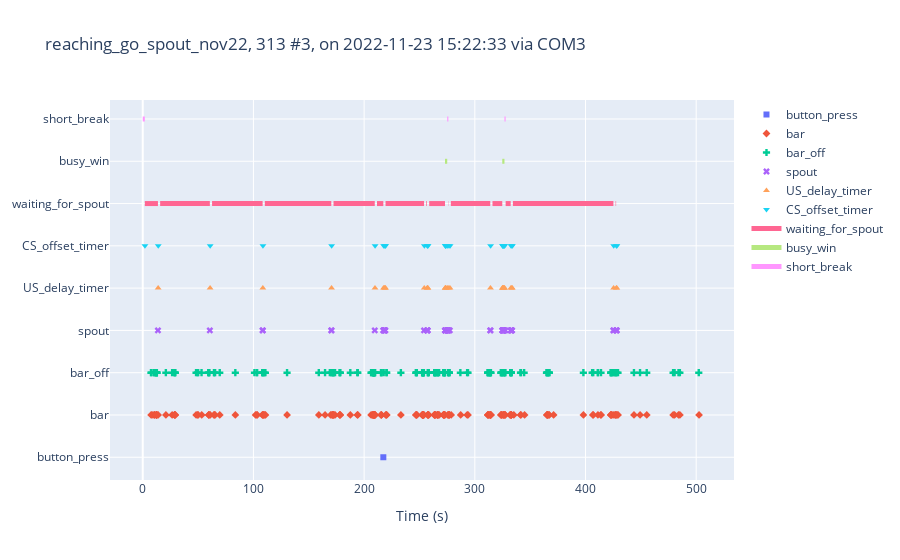
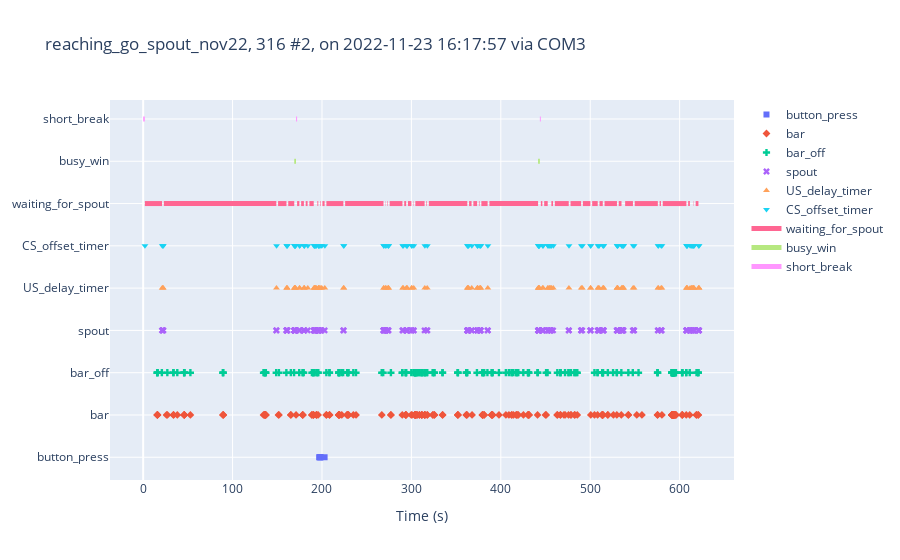
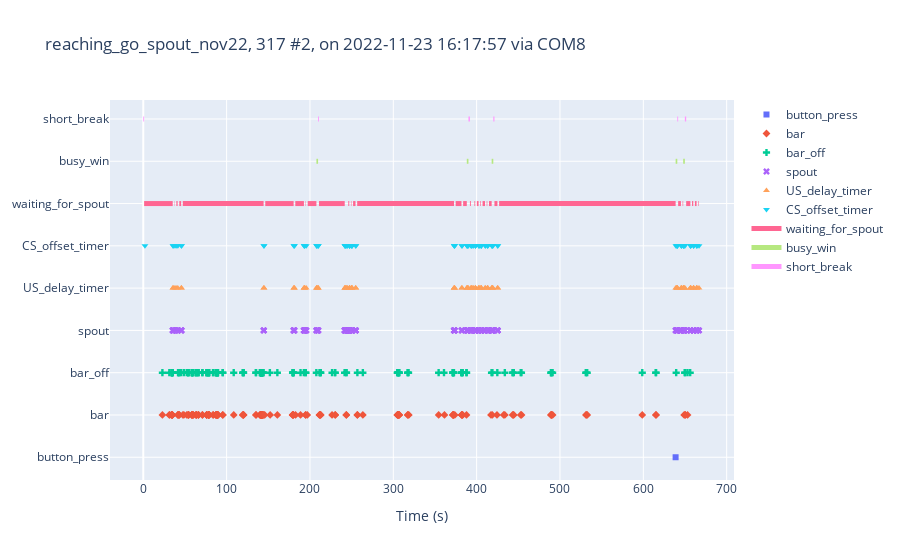
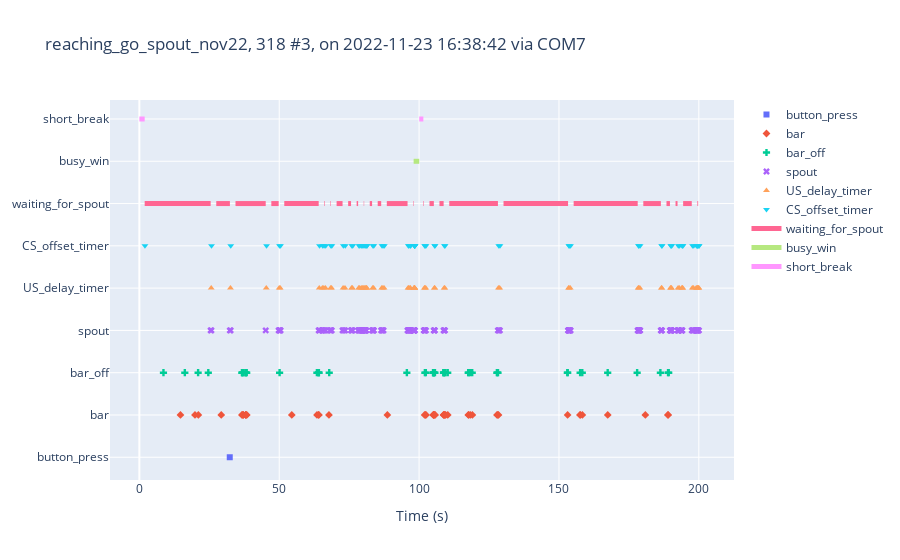

Notebook cell for these charts, in order:
### Markdown cell above
#TODO JC314L-2022-11-24-111452_reaching_go_spout_bar_nov22.smrx is broken without error

### Code cell
keys = [ 'button_press', 'bar', 'bar_off', 'spout', 'US_delay_timer', 'CS_offset_timer']
state_def = [{'name': 'waiting_for_spout', 
    'onset': 'waiting_for_spout',
    'offset': 'busy_win'},
    {'name': 'busy_win', 
    'onset': 'busy_win',
    'offset': 'short_break'},
    {'name': 'short_break', 
    'onset': 'short_break', 
    'offset': 'waiting_for_spout'}]

summary_df = pd.DataFrame()

for ss in exp_cohort.sessions:
    smrxname = re.sub('\.txt', f'_{ss.task_name}.smrx', ss.file_name)
    print(smrxname)

    ss.plot_session(
        keys, state_def, export_son=True, son_filename= smrxname)

    summary_df = summary_df.append({
        'file':ss.file_name,
        'task':ss.task_name,
        'spout': len(ss.times['spout']),
        'busy_win': len(ss.times['busy_win'])},
        ignore_index=True)

### Figure 1 — Plotly figure (JSON) as saved in the notebook; plotly's stock layout.template omitted (floating-point values rounded to 4 significant figures; data arrays with more than 128 entries replaced by an {"elided": "..."} marker saying what was removed)
{"data": [{"marker": {"symbol": "square"}, "mode": "markers", "name": "button_press", "type": "scatter", "x": [217.3], "y": ["button_press"]}, {"marker": {"symbol": "diamond"}, "mode": "markers", "name": "bar", "type": "scatter", "x": {"elided": "183 float values"}, "y": {"elided": "183 str values"}}, {"marker": {"symbol": "cross"}, "mode": "markers", "name": "bar_off", "type": "scatter", "x": {"elided": "183 float values"}, "y": {"elided": "183 str values"}}, {"marker": {"symbol": "x"}, "mode": "markers", "name": "spout", "type": "scatter", "x": [13.73, 60.63, 108.3, 108.5, 170.4, 170.6, 209.6, 217.3, 217.6, 218.3, 218.5, 218.7, 218.9, 219.1, 254.1, 256.8, 257.1, 257.3, 257.4, 273.1, 273.2, 273.4, 273.6, 273.6, 275.0, 275.3, 275.3, 275.3, 276.1, 276.3, 277.4, 314.0, 314.2, 324.8, 325.0, 325.3, 325.4, 325.6, 325.9, 326.1, 326.3, 326.7, 327.6, 332.4, 332.6, 333.2, 333.4, 333.6, 425.2, 425.4, 427.6, 428.0, 428.2], "y": ["spout", "spout", "spout", "spout", "spout", "spout", "spout", "spout", "spout", "spout", "spout", "spout", "spout", "spout", "spout", "spout", "spout", "spout", "spout", "spout", "spout", "spout", "spout", "spout", "spout", "spout", "spout", "spout", "spout", "spout", "spout", "spout", "spout", "spout", "spout", "spout", "spout", "spout", "spout", "spout", "spout", "spout", "spout", "spout", "spout", "spout", "spout", "spout", "spout", "spout", "spout", "spout", "spout"]}, {"marker": {"symbol": "triangle-up"}, "mode": "markers", "name": "US_delay_timer", "type": "scatter", "x": [13.93, 60.84, 108.5, 170.6, 209.8, 217.6, 218.5, 218.9, 219.3, 254.3, 257.0, 257.3, 257.6, 273.3, 273.4, 273.8, 273.8, 275.2, 276.5, 277.6, 314.2, 325.0, 325.2, 325.5, 325.6, 326.1, 326.5, 326.9, 332.6, 333.4, 333.8, 425.4, 427.8, 428.2], "y": ["US_delay_timer", "US_delay_timer", "US_delay_timer", "US_delay_timer", "US_delay_timer", "US_delay_timer", "US_delay_timer", "US_delay_timer", "US_delay_timer", "US_delay_timer", "US_delay_timer", "US_delay_timer", "US_delay_timer", "US_delay_timer", "US_delay_timer", "US_delay_timer", "US_delay_timer", "US_delay_timer", "US_delay_timer", "US_delay_timer", "US_delay_timer", "US_delay_timer", "US_delay_timer", "US_delay_timer", "US_delay_timer", "US_delay_timer", "US_delay_timer", "US_delay_timer", "US_delay_timer", "US_delay_timer", "US_delay_timer", "US_delay_timer", "US_delay_timer", "US_delay_timer"]}, {"marker": {"symbol": "triangle-down"}, "mode": "markers", "name": "CS_offset_timer", "type": "scatter", "x": [2, 14.03, 60.94, 108.6, 170.7, 209.9, 217.7, 218.6, 219.0, 219.4, 254.4, 257.1, 257.4, 257.7, 273.4, 273.5, 273.9, 273.9, 275.3, 276.6, 277.7, 314.3, 325.1, 325.3, 325.6, 325.7, 326.2, 326.6, 327.0, 332.7, 333.5, 333.9, 425.5, 427.9, 428.3], "y": ["CS_offset_timer", "CS_offset_timer", "CS_offset_timer", "CS_offset_timer", "CS_offset_timer", "CS_offset_timer", "CS_offset_timer", "CS_offset_timer", "CS_offset_timer", "CS_offset_timer", "CS_offset_timer", "CS_offset_timer", "CS_offset_timer", "CS_offset_timer", "CS_offset_timer", "CS_offset_timer", "CS_offset_timer", "CS_offset_timer", "CS_offset_timer", "CS_offset_timer", "CS_offset_timer", "CS_offset_timer", "CS_offset_timer", "CS_offset_timer", "CS_offset_timer", "CS_offset_timer", "CS_offset_timer", "CS_offset_timer", "CS_offset_timer", "CS_offset_timer", "CS_offset_timer", "CS_offset_timer", "CS_offset_timer", "CS_offset_timer", "CS_offset_timer"]}, {"line": {"width": 5}, "mode": "lines", "name": "waiting_for_spout", "type": "scatter", "x": [1.883, 13.73, null, 15.73, 60.63, null, 62.64, 108.3, null, 110.3, 170.4, null, 172.4, 209.6, null, 211.6, 217.4, null, 219.4, 254.1, null, 256.1, 256.8, null, 258.8, 273.1, null, 276.1, 276.3, null, 278.3, 314.0, null, 316.0, 324.8, null, 327.8, 332.4, null, 334.4, 425.2, null, 427.2, 427.6, null], "y": ["waiting_for_spout", "waiting_for_spout", "waiting_for_spout", "waiting_for_spout", "waiting_for_spout", "waiting_for_spout", "waiting_for_spout", "waiting_for_spout", "waiting_for_spout", "waiting_for_spout", "waiting_for_spout", "waiting_for_spout", "waiting_for_spout", "waiting_for_spout", "waiting_for_spout", "waiting_for_spout", "waiting_for_spout", "waiting_for_spout", "waiting_for_spout", "waiting_for_spout", "waiting_for_spout", "waiting_for_spout", "waiting_for_spout", "waiting_for_spout", "waiting_for_spout", "waiting_for_spout", "waiting_for_spout", "waiting_for_spout", "waiting_for_spout", "waiting_for_spout", "waiting_for_spout", "waiting_for_spout", "waiting_for_spout", "waiting_for_spout", "waiting_for_spout", "waiting_for_spout", "waiting_for_spout", "waiting_for_spout", "waiting_for_spout", "waiting_for_spout", "waiting_for_spout", "waiting_for_spout", "waiting_for_spout", "waiting_for_spout", "waiting_for_spout"]}, {"line": {"width": 5}, "mode": "lines", "name": "busy_win", "type": "scatter", "x": [273.1, 275.1, null, 324.8, 326.8, null], "y": ["busy_win", "busy_win", "busy_win", "busy_win", "busy_win", "busy_win"]}, {"line": {"width": 5}, "mode": "lines", "name": "short_break", "type": "scatter", "x": [0, 1.883, null, 275.1, 276.1, null, 326.8, 327.8, null], "y": ["short_break", "short_break", "short_break", "short_break", "short_break", "short_break", "short_break", "short_break", "short_break"]}], "layout": {"autosize": true, "title": {"text": "reaching_go_spout_nov22, 313 #3, on 2022-11-23 15:22:33 via COM3"}, "xaxis": {"autorange": true, "range": [-30.66, 535.2], "title": {"text": "Time (s)"}, "type": "linear"}, "yaxis": {"autorange": true, "fixedrange": true, "range": [-0.6445, 8.455], "type": "category"}}}

### Figure 2 — Plotly figure (JSON) as saved in the notebook; plotly's stock layout.template omitted (floating-point values rounded to 4 significant figures; data arrays with more than 128 entries replaced by an {"elided": "..."} marker saying what was removed)
{"data": [{"marker": {"symbol": "square"}, "mode": "markers", "name": "button_press", "type": "scatter", "x": [196.9, 197.5, 198.0, 198.5, 202.9], "y": ["button_press", "button_press", "button_press", "button_press", "button_press"]}, {"marker": {"symbol": "diamond"}, "mode": "markers", "name": "bar", "type": "scatter", "x": {"elided": "197 float values"}, "y": {"elided": "197 str values"}}, {"marker": {"symbol": "cross"}, "mode": "markers", "name": "bar_off", "type": "scatter", "x": {"elided": "198 float values"}, "y": {"elided": "198 str values"}}, {"marker": {"symbol": "x"}, "mode": "markers", "name": "spout", "type": "scatter", "x": {"elided": "179 float values"}, "y": {"elided": "179 str values"}}, {"marker": {"symbol": "triangle-up"}, "mode": "markers", "name": "US_delay_timer", "type": "scatter", "x": [21.34, 21.94, 22.44, 149.1, 160.5, 160.8, 161.2, 169.2, 169.3, 169.6, 169.9, 170.1, 170.3, 174.9, 175.0, 180.0, 180.0, 180.2, 184.1, 191.0, 191.7, 191.8, 192.0, 193.0, 193.1, 193.4, 196.0, 196.1, 196.6, 197.2, 198.7, 199.8, 203.1, 224.1, 224.4, 269.0, 269.1, 271.3, 271.4, 273.9, 274.3, 274.5, 290.2, 290.9, 294.3, 295.1, 295.2, 300.2, 300.5, 302.6, 315.0, 317.7, 362.7, 362.8, 363.7, 363.8, 367.5, 373.7, 374.0, 374.2, 376.4, 377.4, 377.4, 385.5, 441.9, 442.2, 442.4, 442.5, 442.9, 443.0, 446.7, 447.3, 452.7, 452.8, 454.8, 454.9, 456.2, 456.3, 458.6, 476.2, 490.0, 491.1, 500.4, 500.5, 508.6, 509.5, 509.9, 514.2, 514.7, 515.1, 530.1, 530.1, 530.5, 530.8, 535.2, 535.7, 536.4, 537.1, 537.3, 548.0, 549.0, 575.8, 576.2, 579.3, 580.1, 607.7, 607.8, 608.3, 608.4, 611.7, 613.5, 613.8, 614.2, 615.5, 615.6, 616.1, 621.2, 621.6, 621.7], "y": ["US_delay_timer", "US_delay_timer", "US_delay_timer", "US_delay_timer", "US_delay_timer", "US_delay_timer", "US_delay_timer", "US_delay_timer", "US_delay_timer", "US_delay_timer", "US_delay_timer", "US_delay_timer", "US_delay_timer", "US_delay_timer", "US_delay_timer", "US_delay_timer", "US_delay_timer", "US_delay_timer", "US_delay_timer", "US_delay_timer", "US_delay_timer", "US_delay_timer", "US_delay_timer", "US_delay_timer", "US_delay_timer", "US_delay_timer", "US_delay_timer", "US_delay_timer", "US_delay_timer", "US_delay_timer", "US_delay_timer", "US_delay_timer", "US_delay_timer", "US_delay_timer", "US_delay_timer", "US_delay_timer", "US_delay_timer", "US_delay_timer", "US_delay_timer", "US_delay_timer", "US_delay_timer", "US_delay_timer", "US_delay_timer", "US_delay_timer", "US_delay_timer", "US_delay_timer", "US_delay_timer", "US_delay_timer", "US_delay_timer", "US_delay_timer", "US_delay_timer", "US_delay_timer", "US_delay_timer", "US_delay_timer", "US_delay_timer", "US_delay_timer", "US_delay_timer", "US_delay_timer", "US_delay_timer", "US_delay_timer", "US_delay_timer", "US_delay_timer", "US_delay_timer", "US_delay_timer", "US_delay_timer", "US_delay_timer", "US_delay_timer", "US_delay_timer", "US_delay_timer", "US_delay_timer", "US_delay_timer", "US_delay_timer", "US_delay_timer", "US_delay_timer", "US_delay_timer", "US_delay_timer", "US_delay_timer", "US_delay_timer", "US_delay_timer", "US_delay_timer", "US_delay_timer", "US_delay_timer", "US_delay_timer", "US_delay_timer", "US_delay_timer", "US_delay_timer", "US_delay_timer", "US_delay_timer", "US_delay_timer", "US_delay_timer", "US_delay_timer", "US_delay_timer", "US_delay_timer", "US_delay_timer", "US_delay_timer", "US_delay_timer", "US_delay_timer", "US_delay_timer", "US_delay_timer", "US_delay_timer", "US_delay_timer", "US_delay_timer", "US_delay_timer", "US_delay_timer", "US_delay_timer", "US_delay_timer", "US_delay_timer", "US_delay_timer", "US_delay_timer", "US_delay_timer", "US_delay_timer", "US_delay_timer", "US_delay_timer", "US_delay_timer", "US_delay_timer", "US_delay_timer", "US_delay_timer", "US_delay_timer", "US_delay_timer"]}, {"marker": {"symbol": "triangle-down"}, "mode": "markers", "name": "CS_offset_timer", "type": "scatter", "x": [2, 21.44, 22.04, 22.54, 149.2, 160.6, 160.9, 161.3, 169.3, 169.4, 169.7, 170.0, 170.2, 170.4, 175.0, 175.1, 180.1, 180.1, 180.3, 184.2, 191.1, 191.8, 191.9, 192.1, 193.1, 193.2, 193.5, 196.1, 196.2, 196.7, 197.3, 198.8, 199.9, 203.2, 224.2, 224.5, 269.1, 269.2, 271.4, 271.5, 274.0, 274.4, 274.6, 290.3, 291.0, 294.4, 295.2, 295.3, 300.3, 300.6, 302.7, 315.1, 317.8, 362.8, 362.9, 363.8, 363.9, 367.6, 373.8, 374.1, 374.3, 376.5, 377.5, 377.5, 385.6, 442.0, 442.3, 442.5, 442.6, 443.0, 443.1, 446.8, 447.4, 452.8, 452.9, 454.9, 455.0, 456.3, 456.4, 458.7, 476.3, 490.1, 491.2, 500.5, 500.6, 508.7, 509.6, 510.0, 514.3, 514.8, 515.2, 530.2, 530.2, 530.6, 530.9, 535.3, 535.8, 536.5, 537.2, 537.4, 548.1, 549.1, 575.9, 576.3, 579.4, 580.2, 607.8, 607.9, 608.4, 608.5, 611.8, 613.6, 613.9, 614.3, 615.6, 615.7, 616.2, 621.3, 621.7], "y": ["CS_offset_timer", "CS_offset_timer", "CS_offset_timer", "CS_offset_timer", "CS_offset_timer", "CS_offset_timer", "CS_offset_timer", "CS_offset_timer", "CS_offset_timer", "CS_offset_timer", "CS_offset_timer", "CS_offset_timer", "CS_offset_timer", "CS_offset_timer", "CS_offset_timer", "CS_offset_timer", "CS_offset_timer", "CS_offset_timer", "CS_offset_timer", "CS_offset_timer", "CS_offset_timer", "CS_offset_timer", "CS_offset_timer", "CS_offset_timer", "CS_offset_timer", "CS_offset_timer", "CS_offset_timer", "CS_offset_timer", "CS_offset_timer", "CS_offset_timer", "CS_offset_timer", "CS_offset_timer", "CS_offset_timer", "CS_offset_timer", "CS_offset_timer", "CS_offset_timer", "CS_offset_timer", "CS_offset_timer", "CS_offset_timer", "CS_offset_timer", "CS_offset_timer", "CS_offset_timer", "CS_offset_timer", "CS_offset_timer", "CS_offset_timer", "CS_offset_timer", "CS_offset_timer", "CS_offset_timer", "CS_offset_timer", "CS_offset_timer", "CS_offset_timer", "CS_offset_timer", "CS_offset_timer", "CS_offset_timer", "CS_offset_timer", "CS_offset_timer", "CS_offset_timer", "CS_offset_timer", "CS_offset_timer", "CS_offset_timer", "CS_offset_timer", "CS_offset_timer", "CS_offset_timer", "CS_offset_timer", "CS_offset_timer", "CS_offset_timer", "CS_offset_timer", "CS_offset_timer", "CS_offset_timer", "CS_offset_timer", "CS_offset_timer", "CS_offset_timer", "CS_offset_timer", "CS_offset_timer", "CS_offset_timer", "CS_offset_timer", "CS_offset_timer", "CS_offset_timer", "CS_offset_timer", "CS_offset_timer", "CS_offset_timer", "CS_offset_timer", "CS_offset_timer", "CS_offset_timer", "CS_offset_timer", "CS_offset_timer", "CS_offset_timer", "CS_offset_timer", "CS_offset_timer", "CS_offset_timer", "CS_offset_timer", "CS_offset_timer", "CS_offset_timer", "CS_offset_timer", "CS_offset_timer", "CS_offset_timer", "CS_offset_timer", "CS_offset_timer", "CS_offset_timer", "CS_offset_timer", "CS_offset_timer", "CS_offset_timer", "CS_offset_timer", "CS_offset_timer", "CS_offset_timer", "CS_offset_timer", "CS_offset_timer", "CS_offset_timer", "CS_offset_timer", "CS_offset_timer", "CS_offset_timer", "CS_offset_timer", "CS_offset_timer", "CS_offset_timer", "CS_offset_timer", "CS_offset_timer", "CS_offset_timer", "CS_offset_timer", "CS_offset_timer"]}, {"line": {"width": 5}, "mode": "lines", "name": "waiting_for_spout", "type": "scatter", "x": {"elided": "144 float values"}, "y": {"elided": "144 str values"}}, {"line": {"width": 5}, "mode": "lines", "name": "busy_win", "type": "scatter", "x": [169.0, 171.0, null, 441.7, 443.7, null], "y": ["busy_win", "busy_win", "busy_win", "busy_win", "busy_win", "busy_win"]}, {"line": {"width": 5}, "mode": "lines", "name": "short_break", "type": "scatter", "x": [0, 1.886, null, 171.0, 172.2, null, 443.7, 444.8, null], "y": ["short_break", "short_break", "short_break", "short_break", "short_break", "short_break", "short_break", "short_break", "short_break"]}], "layout": {"autosize": true, "title": {"text": "reaching_go_spout_nov22, 316 #2, on 2022-11-23 16:17:57 via COM3"}, "xaxis": {"autorange": true, "range": [-38.44, 662.2], "title": {"text": "Time (s)"}, "type": "linear"}, "yaxis": {"autorange": true, "fixedrange": true, "range": [-0.6445, 8.455], "type": "category"}}}

### Figure 3 — Plotly figure (JSON) as saved in the notebook; plotly's stock layout.template omitted (floating-point values rounded to 4 significant figures; data arrays with more than 128 entries replaced by an {"elided": "..."} marker saying what was removed)
{"data": [{"marker": {"symbol": "square"}, "mode": "markers", "name": "button_press", "type": "scatter", "x": [638.8], "y": ["button_press"]}, {"marker": {"symbol": "diamond"}, "mode": "markers", "name": "bar", "type": "scatter", "x": {"elided": "167 float values"}, "y": {"elided": "167 str values"}}, {"marker": {"symbol": "cross"}, "mode": "markers", "name": "bar_off", "type": "scatter", "x": {"elided": "167 float values"}, "y": {"elided": "167 str values"}}, {"marker": {"symbol": "x"}, "mode": "markers", "name": "spout", "type": "scatter", "x": {"elided": "204 float values"}, "y": {"elided": "204 str values"}}, {"marker": {"symbol": "triangle-up"}, "mode": "markers", "name": "US_delay_timer", "type": "scatter", "x": [35.5, 35.92, 37.9, 39.38, 41.41, 45.63, 45.78, 144.6, 144.9, 180.6, 181.0, 181.4, 193.0, 193.0, 193.3, 193.8, 195.5, 207.9, 208.1, 208.3, 209.7, 209.7, 209.9, 241.9, 242.1, 242.1, 242.2, 244.2, 244.3, 244.7, 247.4, 247.5, 247.5, 247.7, 250.0, 250.1, 250.4, 250.4, 254.9, 255.0, 373.0, 373.1, 373.2, 373.6, 382.0, 382.5, 388.4, 388.4, 388.7, 389.4, 389.9, 393.3, 393.4, 393.6, 395.5, 395.9, 398.5, 398.5, 398.6, 402.5, 402.7, 403.0, 405.3, 405.3, 405.4, 405.4, 410.3, 410.4, 413.0, 413.2, 413.4, 418.2, 418.2, 418.7, 419.2, 419.4, 425.2, 425.3, 639.0, 640.2, 640.4, 640.5, 640.7, 640.7, 645.3, 645.7, 646.0, 648.0, 648.2, 648.4, 648.8, 648.8, 649.9, 656.7, 656.7, 656.7, 656.8, 660.1, 660.3, 660.5, 664.1, 664.1, 664.2, 666.8], "y": ["US_delay_timer", "US_delay_timer", "US_delay_timer", "US_delay_timer", "US_delay_timer", "US_delay_timer", "US_delay_timer", "US_delay_timer", "US_delay_timer", "US_delay_timer", "US_delay_timer", "US_delay_timer", "US_delay_timer", "US_delay_timer", "US_delay_timer", "US_delay_timer", "US_delay_timer", "US_delay_timer", "US_delay_timer", "US_delay_timer", "US_delay_timer", "US_delay_timer", "US_delay_timer", "US_delay_timer", "US_delay_timer", "US_delay_timer", "US_delay_timer", "US_delay_timer", "US_delay_timer", "US_delay_timer", "US_delay_timer", "US_delay_timer", "US_delay_timer", "US_delay_timer", "US_delay_timer", "US_delay_timer", "US_delay_timer", "US_delay_timer", "US_delay_timer", "US_delay_timer", "US_delay_timer", "US_delay_timer", "US_delay_timer", "US_delay_timer", "US_delay_timer", "US_delay_timer", "US_delay_timer", "US_delay_timer", "US_delay_timer", "US_delay_timer", "US_delay_timer", "US_delay_timer", "US_delay_timer", "US_delay_timer", "US_delay_timer", "US_delay_timer", "US_delay_timer", "US_delay_timer", "US_delay_timer", "US_delay_timer", "US_delay_timer", "US_delay_timer", "US_delay_timer", "US_delay_timer", "US_delay_timer", "US_delay_timer", "US_delay_timer", "US_delay_timer", "US_delay_timer", "US_delay_timer", "US_delay_timer", "US_delay_timer", "US_delay_timer", "US_delay_timer", "US_delay_timer", "US_delay_timer", "US_delay_timer", "US_delay_timer", "US_delay_timer", "US_delay_timer", "US_delay_timer", "US_delay_timer", "US_delay_timer", "US_delay_timer", "US_delay_timer", "US_delay_timer", "US_delay_timer", "US_delay_timer", "US_delay_timer", "US_delay_timer", "US_delay_timer", "US_delay_timer", "US_delay_timer", "US_delay_timer", "US_delay_timer", "US_delay_timer", "US_delay_timer", "US_delay_timer", "US_delay_timer", "US_delay_timer", "US_delay_timer", "US_delay_timer", "US_delay_timer", "US_delay_timer"]}, {"marker": {"symbol": "triangle-down"}, "mode": "markers", "name": "CS_offset_timer", "type": "scatter", "x": [2, 35.6, 36.02, 38.0, 39.48, 41.51, 45.73, 45.88, 144.7, 145.0, 180.7, 181.1, 181.5, 193.1, 193.1, 193.4, 193.9, 195.6, 208.0, 208.2, 208.4, 209.8, 209.8, 210.0, 242.0, 242.2, 242.2, 242.3, 244.3, 244.4, 244.8, 247.5, 247.6, 247.6, 247.8, 250.1, 250.2, 250.5, 250.5, 255.0, 255.1, 373.1, 373.2, 373.3, 373.7, 382.1, 382.6, 388.5, 388.5, 388.8, 389.5, 390.0, 393.4, 393.5, 393.7, 395.6, 395.9, 398.6, 398.6, 398.7, 402.6, 402.8, 403.1, 405.4, 405.4, 405.5, 405.5, 410.4, 410.5, 413.1, 413.3, 413.5, 418.3, 418.3, 418.8, 419.3, 419.5, 425.3, 425.4, 639.1, 640.3, 640.5, 640.6, 640.8, 640.8, 645.4, 645.8, 646.1, 648.1, 648.3, 648.5, 648.9, 648.9, 650.0, 656.8, 656.8, 656.8, 656.9, 660.2, 660.4, 660.6, 664.2, 664.2, 664.3, 666.9], "y": ["CS_offset_timer", "CS_offset_timer", "CS_offset_timer", "CS_offset_timer", "CS_offset_timer", "CS_offset_timer", "CS_offset_timer", "CS_offset_timer", "CS_offset_timer", "CS_offset_timer", "CS_offset_timer", "CS_offset_timer", "CS_offset_timer", "CS_offset_timer", "CS_offset_timer", "CS_offset_timer", "CS_offset_timer", "CS_offset_timer", "CS_offset_timer", "CS_offset_timer", "CS_offset_timer", "CS_offset_timer", "CS_offset_timer", "CS_offset_timer", "CS_offset_timer", "CS_offset_timer", "CS_offset_timer", "CS_offset_timer", "CS_offset_timer", "CS_offset_timer", "CS_offset_timer", "CS_offset_timer", "CS_offset_timer", "CS_offset_timer", "CS_offset_timer", "CS_offset_timer", "CS_offset_timer", "CS_offset_timer", "CS_offset_timer", "CS_offset_timer", "CS_offset_timer", "CS_offset_timer", "CS_offset_timer", "CS_offset_timer", "CS_offset_timer", "CS_offset_timer", "CS_offset_timer", "CS_offset_timer", "CS_offset_timer", "CS_offset_timer", "CS_offset_timer", "CS_offset_timer", "CS_offset_timer", "CS_offset_timer", "CS_offset_timer", "CS_offset_timer", "CS_offset_timer", "CS_offset_timer", "CS_offset_timer", "CS_offset_timer", "CS_offset_timer", "CS_offset_timer", "CS_offset_timer", "CS_offset_timer", "CS_offset_timer", "CS_offset_timer", "CS_offset_timer", "CS_offset_timer", "CS_offset_timer", "CS_offset_timer", "CS_offset_timer", "CS_offset_timer", "CS_offset_timer", "CS_offset_timer", "CS_offset_timer", "CS_offset_timer", "CS_offset_timer", "CS_offset_timer", "CS_offset_timer", "CS_offset_timer", "CS_offset_timer", "CS_offset_timer", "CS_offset_timer", "CS_offset_timer", "CS_offset_timer", "CS_offset_timer", "CS_offset_timer", "CS_offset_timer", "CS_offset_timer", "CS_offset_timer", "CS_offset_timer", "CS_offset_timer", "CS_offset_timer", "CS_offset_timer", "CS_offset_timer", "CS_offset_timer", "CS_offset_timer", "CS_offset_timer", "CS_offset_timer", "CS_offset_timer", "CS_offset_timer", "CS_offset_timer", "CS_offset_timer", "CS_offset_timer", "CS_offset_timer"]}, {"line": {"width": 5}, "mode": "lines", "name": "waiting_for_spout", "type": "scatter", "x": [1.03, 35.3, null, 37.3, 37.7, null, 39.7, 41.2, null, 43.21, 45.42, null, 47.43, 144.4, null, 146.4, 180.4, null, 182.4, 192.8, null, 194.8, 195.3, null, 197.3, 207.7, null, 210.8, 241.7, null, 243.7, 244.0, null, 246.0, 247.2, null, 249.2, 249.8, null, 251.8, 254.7, null, 256.7, 372.8, null, 374.8, 381.8, null, 383.8, 388.2, null, 392.0, 393.1, null, 395.1, 395.3, null, 397.3, 398.3, null, 400.3, 402.3, null, 404.3, 405.1, null, 407.1, 410.1, null, 412.1, 412.8, null, 414.8, 418.0, null, 421.4, 425.0, null, 427.0, 638.8, null, 641.8, 645.1, null, 647.1, 647.8, null, 651.4, 656.5, null, 658.5, 659.9, null, 661.9, 663.9, null, 665.9, 666.6, null], "y": ["waiting_for_spout", "waiting_for_spout", "waiting_for_spout", "waiting_for_spout", "waiting_for_spout", "waiting_for_spout", "waiting_for_spout", "waiting_for_spout", "waiting_for_spout", "waiting_for_spout", "waiting_for_spout", "waiting_for_spout", "waiting_for_spout", "waiting_for_spout", "waiting_for_spout", "waiting_for_spout", "waiting_for_spout", "waiting_for_spout", "waiting_for_spout", "waiting_for_spout", "waiting_for_spout", "waiting_for_spout", "waiting_for_spout", "waiting_for_spout", "waiting_for_spout", "waiting_for_spout", "waiting_for_spout", "waiting_for_spout", "waiting_for_spout", "waiting_for_spout", "waiting_for_spout", "waiting_for_spout", "waiting_for_spout", "waiting_for_spout", "waiting_for_spout", "waiting_for_spout", "waiting_for_spout", "waiting_for_spout", "waiting_for_spout", "waiting_for_spout", "waiting_for_spout", "waiting_for_spout", "waiting_for_spout", "waiting_for_spout", "waiting_for_spout", "waiting_for_spout", "waiting_for_spout", "waiting_for_spout", "waiting_for_spout", "waiting_for_spout", "waiting_for_spout", "waiting_for_spout", "waiting_for_spout", "waiting_for_spout", "waiting_for_spout", "waiting_for_spout", "waiting_for_spout", "waiting_for_spout", "waiting_for_spout", "waiting_for_spout", "waiting_for_spout", "waiting_for_spout", "waiting_for_spout", "waiting_for_spout", "waiting_for_spout", "waiting_for_spout", "waiting_for_spout", "waiting_for_spout", "waiting_for_spout", "waiting_for_spout", "waiting_for_spout", "waiting_for_spout", "waiting_for_spout", "waiting_for_spout", "waiting_for_spout", "waiting_for_spout", "waiting_for_spout", "waiting_for_spout", "waiting_for_spout", "waiting_for_spout", "waiting_for_spout", "waiting_for_spout", "waiting_for_spout", "waiting_for_spout", "waiting_for_spout", "waiting_for_spout", "waiting_for_spout", "waiting_for_spout", "waiting_for_spout", "waiting_for_spout", "waiting_for_spout", "waiting_for_spout", "waiting_for_spout", "waiting_for_spout", "waiting_for_spout", "waiting_for_spout", "waiting_for_spout", "waiting_for_spout", "waiting_for_spout"]}, {"line": {"width": 5}, "mode": "lines", "name": "busy_win", "type": "scatter", "x": [207.7, 209.7, null, 388.2, 390.2, null, 418.0, 420.0, null, 638.8, 640.8, null, 647.8, 649.9, null], "y": ["busy_win", "busy_win", "busy_win", "busy_win", "busy_win", "busy_win", "busy_win", "busy_win", "busy_win", "busy_win", "busy_win", "busy_win", "busy_win", "busy_win", "busy_win"]}, {"line": {"width": 5}, "mode": "lines", "name": "short_break", "type": "scatter", "x": [0, 1.03, null, 209.7, 210.8, null, 390.2, 392.0, null, 420.0, 421.4, null, 640.8, 641.8, null, 649.9, 651.4, null], "y": ["short_break", "short_break", "short_break", "short_break", "short_break", "short_break", "short_break", "short_break", "short_break", "short_break", "short_break", "short_break", "short_break", "short_break", "short_break", "short_break", "short_break", "short_break"]}], "layout": {"autosize": true, "title": {"text": "reaching_go_spout_nov22, 317 #2, on 2022-11-23 16:17:57 via COM8"}, "xaxis": {"autorange": true, "range": [-41.38, 710.3], "title": {"text": "Time (s)"}, "type": "linear"}, "yaxis": {"autorange": true, "fixedrange": true, "range": [-0.6445, 8.455], "type": "category"}}}

### Figure 4 — Plotly figure (JSON) as saved in the notebook; plotly's stock layout.template omitted (floating-point values rounded to 4 significant figures; data arrays with more than 128 entries replaced by an {"elided": "..."} marker saying what was removed)
{"data": [{"marker": {"symbol": "square"}, "mode": "markers", "name": "button_press", "type": "scatter", "x": [32.32], "y": ["button_press"]}, {"marker": {"symbol": "diamond"}, "mode": "markers", "name": "bar", "type": "scatter", "x": [14.69, 19.89, 21.09, 29.27, 36.72, 36.74, 37.15, 37.18, 38.01, 38.06, 38.09, 38.4, 54.49, 63.51, 64.09, 64.16, 67.78, 88.65, 102.0, 102.4, 102.4, 105.1, 105.1, 105.3, 105.3, 105.6, 105.7, 108.7, 108.8, 109.1, 109.2, 109.5, 110.2, 117.6, 117.8, 118.3, 119.0, 127.8, 128.1, 128.4, 153.1, 157.5, 157.6, 158.4, 167.4, 180.9, 189.0, 189.0], "y": ["bar", "bar", "bar", "bar", "bar", "bar", "bar", "bar", "bar", "bar", "bar", "bar", "bar", "bar", "bar", "bar", "bar", "bar", "bar", "bar", "bar", "bar", "bar", "bar", "bar", "bar", "bar", "bar", "bar", "bar", "bar", "bar", "bar", "bar", "bar", "bar", "bar", "bar", "bar", "bar", "bar", "bar", "bar", "bar", "bar", "bar", "bar", "bar"]}, {"marker": {"symbol": "cross"}, "mode": "markers", "name": "bar_off", "type": "scatter", "x": [8.616, 16.25, 21.01, 24.64, 36.7, 36.73, 36.93, 37.17, 37.98, 38.02, 38.08, 38.38, 50.13, 63.47, 64.06, 64.13, 64.18, 67.87, 95.63, 102.1, 102.4, 105.0, 105.1, 105.2, 105.3, 105.3, 105.7, 108.7, 108.8, 108.8, 109.1, 109.4, 110.2, 117.6, 117.7, 118.3, 119.0, 127.8, 128.0, 128.2, 153.0, 153.1, 157.6, 158.3, 167.4, 177.9, 186.3, 189.0, 189.2], "y": ["bar_off", "bar_off", "bar_off", "bar_off", "bar_off", "bar_off", "bar_off", "bar_off", "bar_off", "bar_off", "bar_off", "bar_off", "bar_off", "bar_off", "bar_off", "bar_off", "bar_off", "bar_off", "bar_off", "bar_off", "bar_off", "bar_off", "bar_off", "bar_off", "bar_off", "bar_off", "bar_off", "bar_off", "bar_off", "bar_off", "bar_off", "bar_off", "bar_off", "bar_off", "bar_off", "bar_off", "bar_off", "bar_off", "bar_off", "bar_off", "bar_off", "bar_off", "bar_off", "bar_off", "bar_off", "bar_off", "bar_off", "bar_off", "bar_off"]}, {"marker": {"symbol": "x"}, "mode": "markers", "name": "spout", "type": "scatter", "x": {"elided": "152 float values"}, "y": {"elided": "152 str values"}}, {"marker": {"symbol": "triangle-up"}, "mode": "markers", "name": "US_delay_timer", "type": "scatter", "x": [25.69, 32.57, 45.37, 50.0, 50.34, 64.31, 65.43, 65.94, 66.52, 68.38, 68.71, 72.84, 73.5, 75.87, 76.17, 78.41, 78.74, 79.33, 79.74, 80.16, 80.56, 80.86, 81.24, 81.26, 83.4, 83.71, 86.65, 87.05, 87.47, 96.08, 96.25, 96.72, 96.9, 98.25, 98.27, 98.29, 98.34, 98.37, 98.4, 98.43, 101.9, 102.1, 102.4, 105.5, 105.6, 109.0, 109.2, 128.4, 128.8, 153.5, 153.6, 154.0, 178.3, 178.5, 178.9, 186.6, 186.8, 189.9, 190.0, 190.2, 192.6, 193.0, 193.9, 194.1, 194.2, 197.7, 198.1, 199.1, 199.4, 199.4, 199.6, 200.0, 200.0], "y": ["US_delay_timer", "US_delay_timer", "US_delay_timer", "US_delay_timer", "US_delay_timer", "US_delay_timer", "US_delay_timer", "US_delay_timer", "US_delay_timer", "US_delay_timer", "US_delay_timer", "US_delay_timer", "US_delay_timer", "US_delay_timer", "US_delay_timer", "US_delay_timer", "US_delay_timer", "US_delay_timer", "US_delay_timer", "US_delay_timer", "US_delay_timer", "US_delay_timer", "US_delay_timer", "US_delay_timer", "US_delay_timer", "US_delay_timer", "US_delay_timer", "US_delay_timer", "US_delay_timer", "US_delay_timer", "US_delay_timer", "US_delay_timer", "US_delay_timer", "US_delay_timer", "US_delay_timer", "US_delay_timer", "US_delay_timer", "US_delay_timer", "US_delay_timer", "US_delay_timer", "US_delay_timer", "US_delay_timer", "US_delay_timer", "US_delay_timer", "US_delay_timer", "US_delay_timer", "US_delay_timer", "US_delay_timer", "US_delay_timer", "US_delay_timer", "US_delay_timer", "US_delay_timer", "US_delay_timer", "US_delay_timer", "US_delay_timer", "US_delay_timer", "US_delay_timer", "US_delay_timer", "US_delay_timer", "US_delay_timer", "US_delay_timer", "US_delay_timer", "US_delay_timer", "US_delay_timer", "US_delay_timer", "US_delay_timer", "US_delay_timer", "US_delay_timer", "US_delay_timer", "US_delay_timer", "US_delay_timer", "US_delay_timer", "US_delay_timer"]}, {"marker": {"symbol": "triangle-down"}, "mode": "markers", "name": "CS_offset_timer", "type": "scatter", "x": [2, 25.79, 32.67, 45.47, 50.1, 50.44, 64.41, 65.53, 66.04, 66.62, 68.48, 68.81, 72.94, 73.6, 75.97, 76.28, 78.51, 78.84, 79.43, 79.84, 80.26, 80.66, 80.96, 81.34, 81.36, 83.5, 83.81, 86.75, 87.15, 87.57, 96.17, 96.35, 96.82, 97.0, 98.35, 98.37, 98.39, 98.44, 98.47, 98.5, 98.53, 102.0, 102.2, 102.5, 105.6, 105.7, 109.1, 109.3, 128.5, 128.9, 153.6, 153.7, 154.1, 178.4, 178.6, 179.0, 186.7, 186.9, 190.0, 190.1, 190.3, 192.7, 193.1, 194.0, 194.2, 194.3, 197.8, 198.2, 199.2, 199.5, 199.5, 199.7, 200.1, 200.1], "y": ["CS_offset_timer", "CS_offset_timer", "CS_offset_timer", "CS_offset_timer", "CS_offset_timer", "CS_offset_timer", "CS_offset_timer", "CS_offset_timer", "CS_offset_timer", "CS_offset_timer", "CS_offset_timer", "CS_offset_timer", "CS_offset_timer", "CS_offset_timer", "CS_offset_timer", "CS_offset_timer", "CS_offset_timer", "CS_offset_timer", "CS_offset_timer", "CS_offset_timer", "CS_offset_timer", "CS_offset_timer", "CS_offset_timer", "CS_offset_timer", "CS_offset_timer", "CS_offset_timer", "CS_offset_timer", "CS_offset_timer", "CS_offset_timer", "CS_offset_timer", "CS_offset_timer", "CS_offset_timer", "CS_offset_timer", "CS_offset_timer", "CS_offset_timer", "CS_offset_timer", "CS_offset_timer", "CS_offset_timer", "CS_offset_timer", "CS_offset_timer", "CS_offset_timer", "CS_offset_timer", "CS_offset_timer", "CS_offset_timer", "CS_offset_timer", "CS_offset_timer", "CS_offset_timer", "CS_offset_timer", "CS_offset_timer", "CS_offset_timer", "CS_offset_timer", "CS_offset_timer", "CS_offset_timer", "CS_offset_timer", "CS_offset_timer", "CS_offset_timer", "CS_offset_timer", "CS_offset_timer", "CS_offset_timer", "CS_offset_timer", "CS_offset_timer", "CS_offset_timer", "CS_offset_timer", "CS_offset_timer", "CS_offset_timer", "CS_offset_timer", "CS_offset_timer", "CS_offset_timer", "CS_offset_timer", "CS_offset_timer", "CS_offset_timer", "CS_offset_timer", "CS_offset_timer", "CS_offset_timer"]}, {"line": {"width": 5}, "mode": "lines", "name": "waiting_for_spout", "type": "scatter", "x": [1.903, 25.49, null, 27.5, 32.37, null, 34.37, 45.17, null, 47.17, 49.8, null, 51.8, 64.11, null, 66.11, 66.32, null, 68.32, 68.51, null, 70.51, 72.64, null, 74.64, 75.67, null, 77.68, 78.21, null, 80.21, 80.36, null, 82.36, 83.2, null, 85.2, 86.45, null, 88.46, 95.87, null, 97.88, 98.05, null, 101.5, 101.7, null, 103.7, 105.3, null, 107.3, 108.8, null, 110.8, 128.2, null, 130.2, 153.3, null, 155.3, 178.1, null, 180.1, 186.4, null, 188.4, 189.7, null, 191.7, 192.4, null, 194.4, 197.5, null, 199.5, 199.8, null], "y": ["waiting_for_spout", "waiting_for_spout", "waiting_for_spout", "waiting_for_spout", "waiting_for_spout", "waiting_for_spout", "waiting_for_spout", "waiting_for_spout", "waiting_for_spout", "waiting_for_spout", "waiting_for_spout", "waiting_for_spout", "waiting_for_spout", "waiting_for_spout", "waiting_for_spout", "waiting_for_spout", "waiting_for_spout", "waiting_for_spout", "waiting_for_spout", "waiting_for_spout", "waiting_for_spout", "waiting_for_spout", "waiting_for_spout", "waiting_for_spout", "waiting_for_spout", "waiting_for_spout", "waiting_for_spout", "waiting_for_spout", "waiting_for_spout", "waiting_for_spout", "waiting_for_spout", "waiting_for_spout", "waiting_for_spout", "waiting_for_spout", "waiting_for_spout", "waiting_for_spout", "waiting_for_spout", "waiting_for_spout", "waiting_for_spout", "waiting_for_spout", "waiting_for_spout", "waiting_for_spout", "waiting_for_spout", "waiting_for_spout", "waiting_for_spout", "waiting_for_spout", "waiting_for_spout", "waiting_for_spout", "waiting_for_spout", "waiting_for_spout", "waiting_for_spout", "waiting_for_spout", "waiting_for_spout", "waiting_for_spout", "waiting_for_spout", "waiting_for_spout", "waiting_for_spout", "waiting_for_spout", "waiting_for_spout", "waiting_for_spout", "waiting_for_spout", "waiting_for_spout", "waiting_for_spout", "waiting_for_spout", "waiting_for_spout", "waiting_for_spout", "waiting_for_spout", "waiting_for_spout", "waiting_for_spout", "waiting_for_spout", "waiting_for_spout", "waiting_for_spout", "waiting_for_spout", "waiting_for_spout", "waiting_for_spout", "waiting_for_spout", "waiting_for_spout", "waiting_for_spout"]}, {"line": {"width": 5}, "mode": "lines", "name": "busy_win", "type": "scatter", "x": [98.05, 100.0, null], "y": ["busy_win", "busy_win", "busy_win"]}, {"line": {"width": 5}, "mode": "lines", "name": "short_break", "type": "scatter", "x": [0, 1.903, null, 100.0, 101.5, null], "y": ["short_break", "short_break", "short_break", "short_break", "short_break", "short_break"]}], "layout": {"autosize": true, "title": {"text": "reaching_go_spout_nov22, 318 #3, on 2022-11-23 16:38:42 via COM7"}, "xaxis": {"autorange": true, "range": [-10.92, 213.0], "title": {"text": "Time (s)"}, "type": "linear"}, "yaxis": {"autorange": true, "fixedrange": true, "range": [-0.6445, 8.455], "type": "category"}}}
